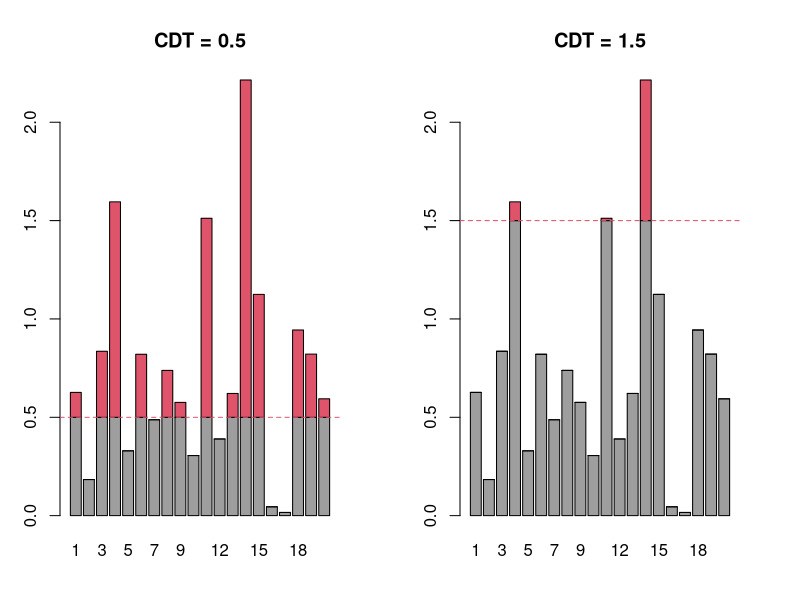

Reproduce this figure in R. (Note: this script raises an error after producing the figure.)
## ---- chunk 1
options(warn=-1)
knitr::opts_chunk$set(eval = FALSE)
## ---- chunk 2
n = 20; x = 1:n
set.seed(1); y = abs(rnorm(n)); names(y) = x
## ---- chunk 3
cuty = function(y1, cdt){
rbind(ifelse(y1-cdt<0, y1, cdt), 
ifelse(y1-cdt<0, 0, y1-cdt))
}
## ---- chunk 4
par(mfrow=c(1, 2), mar=c(4,3,4,3))
for(cdt in c(0.5, 1.5)){
y2 = cuty(y, cdt)
barplot(y2, col=c(8,2), main=paste("CDT =", cdt))
abline(h = cdt, lty=2, col=2)
}
## ---- chunk 5
cdt = 0.75
## ---- chunk 6
par(mfrow=c(1,2), mar=c(4,3,4,3))
for(f1 in c(2,8)){
sy = gsmooth(x, y, f1); y2 = cuty(sy, cdt)
barplot(y2, col=c(8,2), main=paste("FWHM =", f1), ylim=c(0,2))
abline(h = cdt, lty=2, col=2)
}
## ---- chunk 7
exp(-0.53*(96/325*3.3*(3.3^2-1)^(2/3)))
## ---- chunk 8
s=96; h=3.3; r=325;
Es=(4*log(2))^(3/2)*h*(h^2-1)/(2*pi)^(3/2);
d=(gamma(5/2)*Es)^(2/3);
exp(-d*(s/r)^(2/3))
## ---- chunk 9
(325*(-log(0.05)/0.53)^(3/2))/(3.3*(3.3^2-1))
## ---- chunk 10
ss = c(1, 10, 50)
h = 4
b = (4*log(2)/(2*pi))*(gamma(5/2))^(2/3)
fs = 2:10
## ---- chunk 11
par(mar=c(2,2,2,6))
for(sidx in 1:length(fs)){
p = exp(-b*(ss[sidx]/fs^3*h*((h)^2-1))^(2/3))
if(sidx == 1){
plot(fs, p, lty = sidx, type="l", ylim=c(0,1),
xlab="FWHM", ylab="p-value", main="")
}else{
points(fs, p, lty = sidx, type="l")
}}
abline(h=0.05, lty=5, lwd=2)
par(xpd=TRUE)
legend(par()$usr[2], par()$usr[4], 
legend=paste("s =", ss[order(ss)]), lty=order(ss))
## ---- chunk 12
TFCE0 = function(y1, cdt, E=0.5, H=2){
cy = 1*(y1 >= cdt)

clsta0 = c(1, as.numeric(names(which(diff(cy)!=0))))
clend0 = c(clsta0[-1]-1, length(cy))
clsta = clsta0[cy[clsta0]==1]
clend = clend0[cy[clsta0]==1]

clustidxs = lapply(1:length(clsta), 
function(i) clsta[i]:clend[i])
clustsize = unlist(lapply(clustidxs, length))

x = 1:length(y1)
clust = unlist(lapply(x, function(x1){
a = which(unlist(lapply(clustidxs, 
function(cidx) x1 %in% cidx)))
ifelse(length(a)>0, a, NA)
}))

a = clustsize[clust]^E * cdt^H
ifelse(is.na(a),0, a)
}
## ---- chunk 13
TFCE1 = function(f1){
for(cdt1 in cdts2){
sy = gsmooth(x, y, f1)
y2 = cuty(sy, cdt1)
barplot(y2, col=c(8,2), main=paste("CDT =", cdt1))
abline(h = cdt1, lty=2, col=2)
tfce = TFCE0(sy,cdt1)
barplot(tfce, main=paste("TFCE CDT =", cdt1), ylim=c(0,10))
}
}
## ---- chunk 14
cdts2 = c(0.75, 0.5, 0.25)
par(mfrow=c(length(cdts2), 2), mar=c(3,4,2,4))
TFCE1(f1=2)
## ---- chunk 15
f1s = c(0, 2, 4, 8)
par(mfrow=c(length(f1s),2), mar=c(3,4,2,4))
for(f1 in f1s){
if(f1 == 0){barplot(y, main="Original")}else{
sy = gsmooth(x, y, f1)
barplot(sy, main=paste("FWHM =", f1), ylim=c(0,2))
}
if(f1 > 0){ sy = gsmooth(x, y, f1) }else{ sy = y }
cdts = c(0, sort(unique(sy)))
tfce = colSums(do.call(rbind,lapply(cdts, function(cdt1){
TFCE0(sy,cdt1)
})))
barplot(tfce, main=paste("TFCE FWHM =", f1))
}
## ---- chunk 16
n = 5; x0 = rep(c(0,1), each = n)
set.seed(1); y = ifelse(x0==0, rnorm(n, 0), rnorm(n, 1))
## ---- chunk 17
fitfunc = function(idx){
x = x0[idx]
fit = summary(lm(y~x))
coef(fit)[2,1:3]
}
## ---- chunk 18
(fit0 = fitfunc(1:(2*n)))
## ---- chunk 19
set.seed(1); idx = sample(2*n); round(fitfunc(idx), 3)

set.seed(2); idx = sample(2*n); round(fitfunc(idx), 3)

set.seed(1000); idx = sample(2*n); round(fitfunc(idx), 3)
## ---- chunk 20
tststs = sapply(1:1000, function(s1){
set.seed(s1); idx = sample(2*n); fitfunc(idx)[3]
})
## ---- chunk 21
(q1 = quantile(tststs, prob=0.975))
ifelse(abs(fit0[3])>q1, "reject", "not reject")
## ---- chunk 22
(q2 = qt(0.975, 2*n-2) )
ifelse(abs(fit0[3])>q2, "reject", "not reject")
## ---- chunk 23
hist(tststs, xlab="T stat", main="", freq=FALSE, 
ylim=c(0, 0.4))
abline(v=fit0[3], col=2, lty=2)
abline(v=q1, col=4, lty=3); abline(v=q2, col=3, lty=4)
f1 = function(x)dt(x, 2*n-2)
curve(f1, -5, 5, add=TRUE, col=3)
## ---- chunk 24
(pp = 2*(mean(tststs > fit0[3])))
## ---- chunk 25
(tp = 2*(1 - pt(fit0[3], 2*n-2)))
## ---- chunk 26
nreps = round(c(seq(10, 100, length=10), 
seq(200, length(tststs)-100, length=10)))
q1s = sapply(nreps, function(x) {
sapply(1:1000, function(y) {
set.seed(y); quantile(tststs[sample(1:length(tststs), x)], 
0.975)})})
colnames(q1s)=nreps
## ---- chunk 27
boxplot(q1s, main="", xlab="Number of permutations",
ylab="Two-sided 95% point", type="b")
abline(h=q2, col=3, lty=2)
## ---- chunk 28
clustsize = function(y1, cdt){
cy = 1*(y1 >= cdt)

if(all(cy==0)){
clustsize = 0
}else{
clsta0 = c(1, as.numeric(names(which(diff(cy)!=0))))
clend0 = c(clsta0[-1]-1, length(cy))
clsta = clsta0[cy[clsta0]==1]
clend = clend0[cy[clsta0]==1]

clustidxs = lapply(1:length(clsta), 
function(i) clsta[i]:clend[i])
clustsize = unlist(lapply(clustidxs, length))
}
clustsize
}
## ---- chunk 29
gsmooth = function(x, y, FWHM){
sigma = FWHM / 2*sqrt(2*log(2))
sy = sapply(x, function(x1) 
weighted.mean(y, 
dnorm(x, x1, sigma)/sum(dnorm(x, x1,sigma))) )
names(sy) = x
sy
}
## ---- chunk 30
cuty = function(y1, cdt){
rbind(ifelse(y1-cdt<0, y1, cdt), 
ifelse(y1-cdt<0, 0, y1-cdt))
}
## ---- chunk 31
n = 20; x = 1:n; f1 = 2; cdt1 = 0.75
## ---- chunk 32
sidxs = 1:4
par(mfrow=c(length(sidxs),1), mar=c(3,4,2,4))
for(sidx in sidxs){
sigma1 = ifelse(sidx==1, 1, 0.9)
set.seed(sidx); y = abs(rnorm(n,0,sigma1)); names(y) = x
sy = gsmooth(x, y, f1); y2 = cuty(sy, cdt1)
csize = clustsize(sy, cdt1)
barplot(y2, col=c(8,2), 
main=paste("Max Cluster Size =", max(csize)), ylim=c(0,1.2))
abline(h = cdt1, lty=2, col=2)
}
## ---- chunk 33
sidxs2 = 1:1001
maxcsizes = sapply(sidxs2, function(sidx){
sigma1 = ifelse(sidx==1, 1, 0.9)
set.seed(sidx); y = abs(rnorm(n,0,sigma1)); names(y) = x
sy = gsmooth(x, y, f1)
csize = clustsize(sy, cdt1)
max(csize)
})
(obs = maxcsizes[1])
(q1 = quantile(maxcsizes[-1], 0.95))
## ---- chunk 34
hist(maxcsizes, main="", xlab="Max Cluster Size")
abline(v = q1, col=2, lty=2); abline(v = obs, col=3, lty=2)
## ---- chunk 35
nreps = seq(10, length(maxcsizes), length=100)
q1s = sapply(nreps, function(x) 
quantile(maxcsizes[2:x], 0.95))
par(mfrow=c(1,1))
plot(nreps, q1s, main="", xlab="Number of permutations",
ylab="95% point", type="b")
